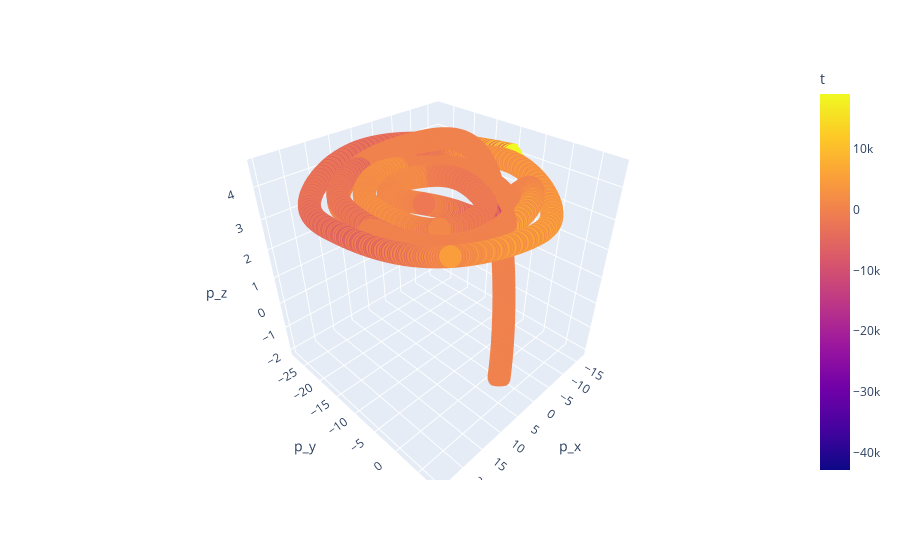

The notebook cell saved with this chart:
### Markdown cell above
Torzió

### Code cell
# Torsion

df["da_x"] = (df["a_x"]-df["a_x"].shift(1))/(df["t"]-df["t"].shift(1))
df["da_y"] = (df["a_y"]-df["a_y"].shift(1))/(df["t"]-df["t"].shift(1))
df["da_z"] = (df["a_z"]-df["a_z"].shift(1))/(df["t"]-df["t"].shift(1))

da = df["da_x"], df["da_y"], df["da_z"]
p = df["p_x"], df["p_y"], df["p_z"]
v = df["v_x"], df["v_y"], df["v_z"]
a = df["a_x"], df["a_y"], df["a_z"]

df["tv"] = (df["v_x"]*df["a_x"]*df["da_x"]+df["v_y"]*df["a_y"]
            * df["da_y"]+df["v_z"]*df["a_z"]*df["da_z"])

df["th_x"] = (df["v_y"].values*df["a_z"].values -
              df["v_z"].values*df["a_y"].values)
df["th_y"] = (df["v_z"].values*df["a_x"].values -
              df["v_x"].values*df["a_z"].values)
df["th_z"] = (df["v_x"].values*df["a_y"].values -
              df["v_y"].values*df["a_x"].values)

df["th_abs"] = np.sqrt(df["th_x"].values**2 +
                       df["th_y"].values**2+df["th_z"].values**2)

df["t"] = df["tv"]/df["th_abs"]

fig = px.scatter_3d(df.iloc[1:, :], x='p_x', y='p_y', z='p_z', color="t")
fig.show()

### Figure 1 — Plotly figure (JSON) as saved in the notebook; plotly's stock layout.template omitted (floating-point values rounded to 4 significant figures; data arrays with more than 128 entries replaced by an {"elided": "..."} marker saying what was removed)
{"data": [{"hovertemplate": "p_x=%{x}<br>p_y=%{y}<br>p_z=%{z}<br>t=%{marker.color}<extra></extra>", "legendgroup": "", "marker": {"color": {"elided": "3780 float values"}, "coloraxis": "coloraxis", "symbol": "circle"}, "mode": "markers", "name": "", "scene": "scene", "showlegend": false, "type": "scatter3d", "x": {"elided": "3780 float values"}, "y": {"elided": "3780 float values"}, "z": {"elided": "3780 float values"}}], "layout": {"coloraxis": {"colorbar": {"title": {"text": "t"}}, "colorscale": [[0, "#0d0887"], [0.1111, "#46039f"], [0.2222, "#7201a8"], [0.3333, "#9c179e"], [0.4444, "#bd3786"], [0.5556, "#d8576b"], [0.6667, "#ed7953"], [0.7778, "#fb9f3a"], [0.8889, "#fdca26"], [1, "#f0f921"]]}, "legend": {"tracegroupgap": 0}, "margin": {"t": 60}, "scene": {"domain": {"x": [0, 1], "y": [0, 1]}, "xaxis": {"title": {"text": "p_x"}}, "yaxis": {"title": {"text": "p_y"}}, "zaxis": {"title": {"text": "p_z"}}}}}
